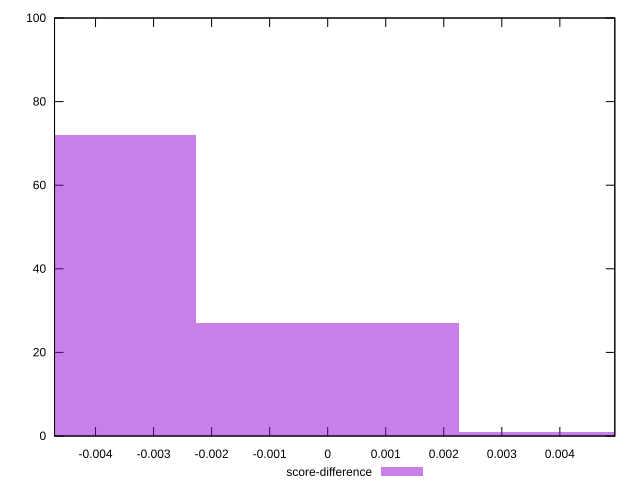

Write the gnuplot code that produced this figure.
reset

$scoreDifference <<EOF
0.004528439899818576 1
-0.004528439899818576 72
0 27
EOF

set key outside below
set boxwidth 0.004528439899818576
set xrange [-0.004706587379171623:0.004947171403791528]
set yrange [0:100]
set trange [0:100]
set style fill transparent solid 0.5 noborder
set terminal svg size 640, 490 enhanced background rgb 'white'
set output "report_00008_2021-01-22T20:58:29.167/first-cpu-idle/samples/pages+cached/score-difference/histogram.svg"

plot $scoreDifference title "score-difference" with boxes

reset
